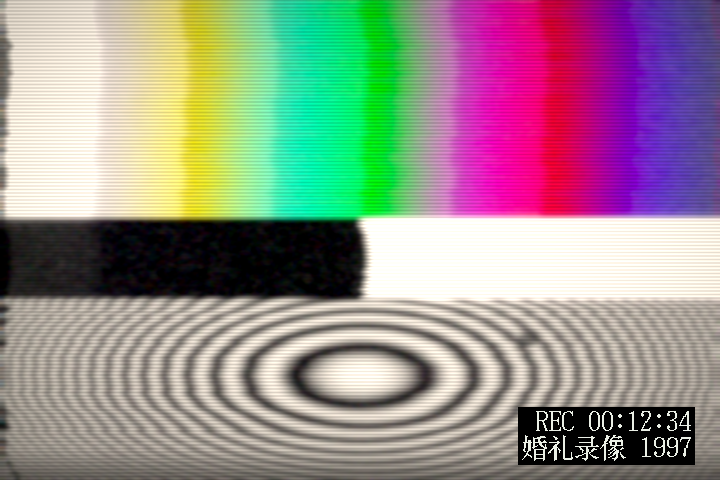
#> input picture tools/ntscrs_ref/aligned_bottom_right.png, 720 x 480 px, given in place of clean_source.jpg, which was not available
$ python channel_drift.py
#> lines starting #> are read from the running program, lines starting #| are printed output that depends on the picture
"""
Attribute the drift channel by channel: which one is being pulled, and by what.

The global number says the output loses saturation -- R-B falls from +0.734 to +0.65 -- and that the *most neutral*
settings lose more, not less, so the drift is in the signal path rather than in any of the mechanisms. What that
does not say is which channel moves and where in the chain it happens.

So the measurement is the three channel means at each stage boundary, on the same clean input, by reading the
pipeline's own frame at each point rather than the final render. The stages that can change colour are the camera's
white balance and colour science, the format's encoder, the codec, and the display -- and each is switched off in
turn while the channel means are printed, so the channel that moves is attributed to a stage.
"""
from __future__ import annotations

import os
import sys

import numpy as np

ROOT = os.path.dirname(os.path.dirname(os.path.abspath(__file__)))
sys.path.insert(0, ROOT)

from PIL import Image                                                        # noqa: E402
from atsim.core.params import merge_values                                   # noqa: E402
from atsim.core.pipeline import FrameBuffer                                  # noqa: E402
from atsim.core.profiles import FACTORY_PRESETS, SCHEMA                      # noqa: E402
from atsim.render.renderer import Renderer                                   # noqa: E402

OUT = os.path.join(ROOT, "tools", "ntscrs_ref")
full = np.asarray(Image.open(os.path.join(OUT, "clean_source.jpg")).convert("RGB"),
                  np.float32) / 255.0
# a modest working size, and the same crop for every comparison
H, W = 360, 480
im = Image.fromarray((full * 255).astype(np.uint8)).resize((W, H), Image.BILINEAR)
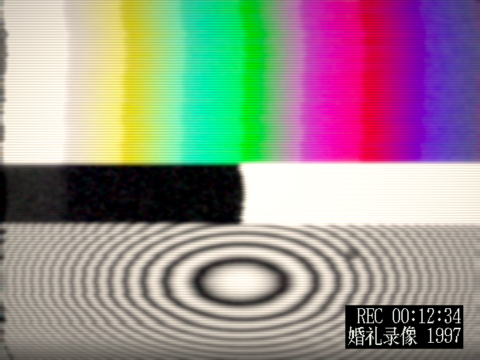
#> im: PIL image 480x360 RGB; mean R, G, B 152.7, 144.2, 141.6
SRC = np.asarray(im, np.float32) / 255.0


class Still:
    def __init__(self, img):
        self.width, self.height, self.fps, self.frame_count = W, H, 25.0, 3
        self._img = img

    def frame(self, index):
        return self._img


def means(a):
    return a.reshape(-1, 3).mean(axis=0)


print("   the source at %dx%d: means %s, R-B %+.4f"
      % (W, H, np.round(means(SRC), 4), float(means(SRC)[0] - means(SRC)[2])))
#|    the source at 480x360: means [0.5986 0.5655 0.5553], R-B +0.0433

#> (the run stopped early here; a loop or call above may not have finished)

$ run again, on tools/ntscrs_ref/close-control.png
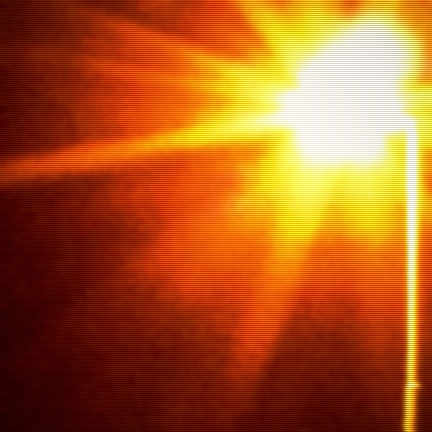
#> input picture tools/ntscrs_ref/close-control.png, 432 x 432 px, given in place of clean_source.jpg, which was not available
#> `im = Image.fromarray((full * 255).astype(np.uint8)).resize((W, H), Ima..`:
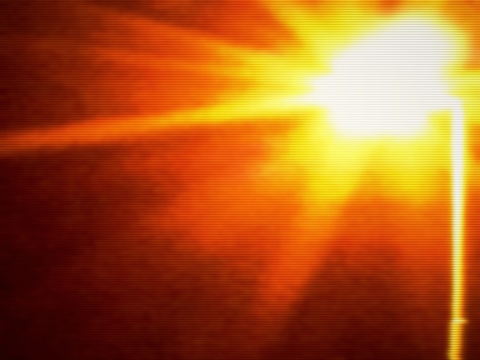
#> im: PIL image 480x360 RGB; mean R, G, B 172, 89.6, 32.4
#|    the source at 480x360: means [0.6743 0.3513 0.1268], R-B +0.5475

$ run again, on tools/ntscrs_ref/close-effect.png
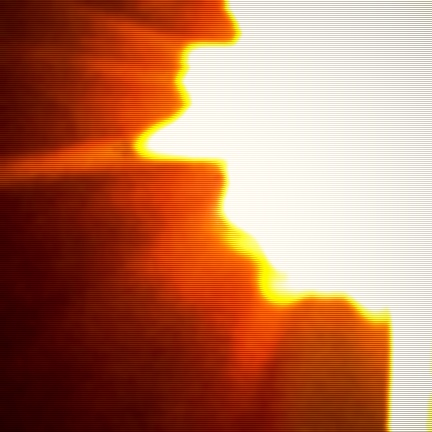
#> input picture tools/ntscrs_ref/close-effect.png, 432 x 432 px, given in place of clean_source.jpg, which was not available
#> `im = Image.fromarray((full * 255).astype(np.uint8)).resize((W, H), Ima..`:
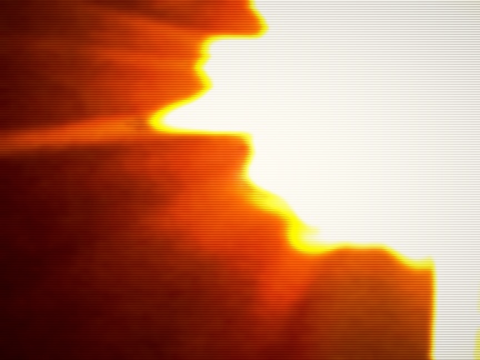
#> im: PIL image 480x360 RGB; mean R, G, B 181.6, 117.6, 89.6
#|    the source at 480x360: means [0.7119 0.4615 0.3515], R-B +0.3604

$ run again, on tools/ntscrs_ref/crop_compare.png
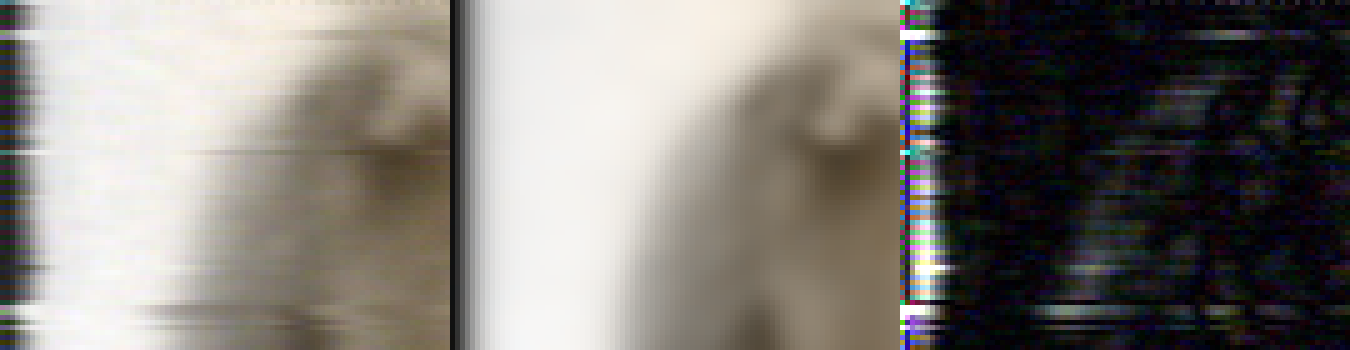
#> input picture tools/ntscrs_ref/crop_compare.png, 1350 x 350 px, given in place of clean_source.jpg, which was not available
#> `im = Image.fromarray((full * 255).astype(np.uint8)).resize((W, H), Ima..`:
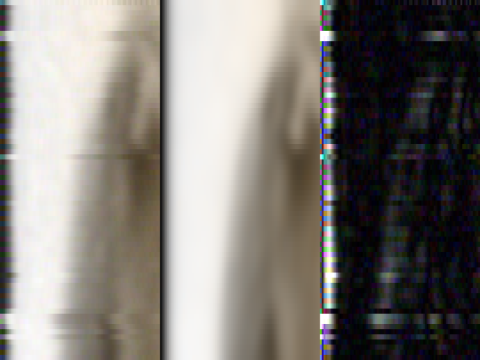
#> im: PIL image 480x360 RGB; mean R, G, B 128.3, 124.1, 119.3
#|    the source at 480x360: means [0.5032 0.4868 0.4679], R-B +0.0353
